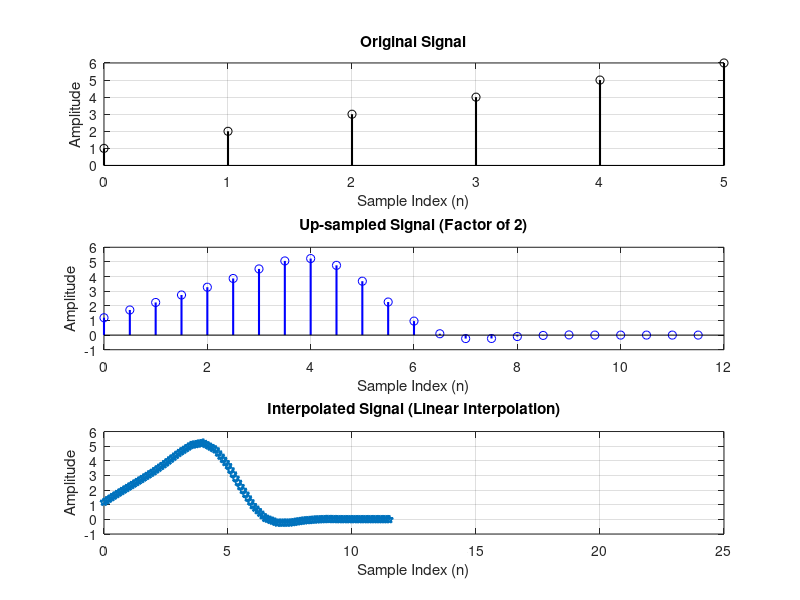

Write the MATLAB code that produced this figure.
% Original signal
n = 0:5;
x = [1, 2, 3, 4, 5, 6];

% Pad the signal with zeros
x_padded = [x, zeros(1, length(x))]; % Pad with zeros

% Plot original signal
subplot(3,1,1);
stem(n, x, 'black', 'LineWidth', 1.5);
xlabel('Sample Index (n)');
ylabel('Amplitude');
title('Original Signal');
grid on;

% Up-sample the padded signal by a factor of 2
n_upsampled = 0:0.5:length(x_padded)-0.5; % Adjusted length
x_upsampled = interp(x_padded, 2); % Up-sample by a factor of 2

% Plot up-sampled signal
subplot(3,1,2);
stem(n_upsampled, x_upsampled(1:length(n_upsampled)), 'b', 'LineWidth', 1.5);
xlabel('Sample Index (n)');
ylabel('Amplitude');
title('Up-sampled Signal (Factor of 2)');
grid on;

% Interpolation with linear interpolation method
n_interp = 0:0.1:length(x_padded)*2-1; % Adjusted length
x_interp = interp1(n_upsampled, x_upsampled, n_interp, 'linear'); % Interpolate

% Plot interpolated signal
subplot(3,1,3);
plot(n_interp, x_interp, 'p', 'LineWidth', 1.5);
xlabel('Sample Index (n)');
ylabel('Amplitude');
title('Interpolated Signal (Linear Interpolation)');
grid on;
